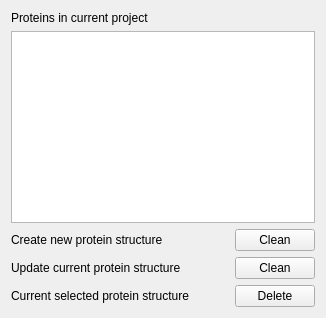
            <widget class="QWidget" name="edit_page">
             <layout class="QVBoxLayout" name="verticalLayout_66">
              <item>
               <layout class="QVBoxLayout" name="verticalLayout_65">
                <item>
                 <widget class="QLabel" name="label_34">
                  <property name="text">
                   <string>Proteins in current project</string>
                  </property>
                 </widget>
                </item>
                <item>
                 <widget class="QListWidget" name="list_edit_project_proteins"/>
                </item>
               </layout>
              </item>
              <item>
               <layout class="QHBoxLayout" name="horizontalLayout_71">
                <item>
                 <widget class="QLabel" name="lbl_edit_clean_new_prot">
                  <property name="text">
                   <string>Create new protein structure</string>
                  </property>
                 </widget>
                </item>
                <item>
                 <spacer name="horizontalSpacer_47">
                  <property name="orientation">
                   <enum>Qt::Horizontal</enum>
                  </property>
                  <property name="sizeHint" stdset="0">
                   <size>
                    <width>40</width>
                    <height>20</height>
                   </size>
                  </property>
                 </spacer>
                </item>
                <item>
                 <widget class="QPushButton" name="btn_edit_clean_new_prot">
                  <property name="text">
                   <string>Clean</string>
                  </property>
                 </widget>
                </item>
               </layout>
              </item>
              <item>
               <layout class="QHBoxLayout" name="horizontalLayout_72">
                <item>
                 <widget class="QLabel" name="lbl_edit_clean_update_prot">
                  <property name="text">
                   <string>Update current protein structure</string>
                  </property>
                 </widget>
                </item>
                <item>
                 <spacer name="horizontalSpacer_48">
                  <property name="orientation">
                   <enum>Qt::Horizontal</enum>
                  </property>
                  <property name="sizeHint" stdset="0">
                   <size>
                    <width>40</width>
                    <height>20</height>
                   </size>
                  </property>
                 </spacer>
                </item>
                <item>
                 <widget class="QPushButton" name="btn_edit_clean_update_prot">
                  <property name="text">
                   <string>Clean</string>
                  </property>
                 </widget>
                </item>
               </layout>
              </item>
              <item>
               <layout class="QHBoxLayout" name="horizontalLayout_38">
                <item>
                 <widget class="QLabel" name="label_12">
                  <property name="text">
                   <string>Current selected protein structure</string>
                  </property>
                 </widget>
                </item>
                <item>
                 <spacer name="horizontalSpacer_27">
                  <property name="orientation">
                   <enum>Qt::Horizontal</enum>
                  </property>
                  <property name="sizeHint" stdset="0">
                   <size>
                    <width>40</width>
                    <height>20</height>
                   </size>
                  </property>
                 </spacer>
                </item>
                <item>
                 <widget class="QPushButton" name="btn_edit_project_delete">
                  <property name="text">
                   <string>Delete</string>
                  </property>
                 </widget>
                </item>
               </layout>
              </item>
             </layout>
            </widget>
